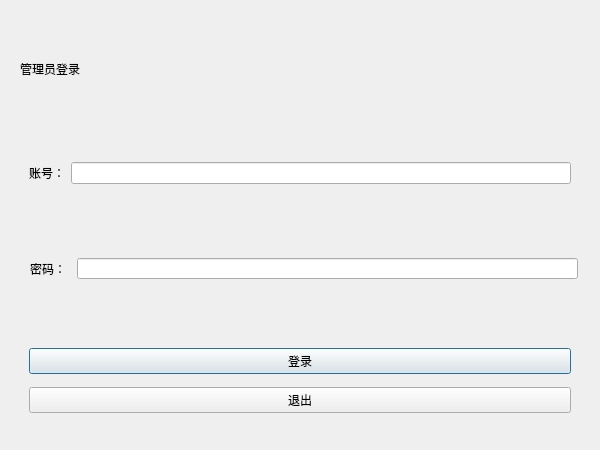
<?xml version="1.0" encoding="UTF-8"?>
<ui version="4.0">
 <class>AdminLogin</class>
 <widget class="QDialog" name="AdminLogin">
  <property name="geometry">
   <rect>
    <x>0</x>
    <y>0</y>
    <width>600</width>
    <height>450</height>
   </rect>
  </property>
  <property name="mouseTracking">
   <bool>true</bool>
  </property>
  <property name="windowTitle">
   <string>管理员登录</string>
  </property>
  <layout class="QVBoxLayout" name="verticalLayout_3">
   <item>
    <widget class="QWidget" name="widget" native="true">
     <layout class="QVBoxLayout" name="verticalLayout">
      <item>
       <widget class="QLabel" name="label_4">
        <property name="text">
         <string>管理员登录</string>
        </property>
        <property name="scaledContents">
         <bool>true</bool>
        </property>
       </widget>
      </item>
      <item>
       <widget class="QWidget" name="widget_2" native="true">
        <layout class="QHBoxLayout" name="horizontalLayout">
         <item>
          <widget class="QLabel" name="label">
           <property name="text">
            <string>账号：</string>
           </property>
          </widget>
         </item>
         <item>
          <widget class="QLineEdit" name="lineEdit"/>
         </item>
        </layout>
       </widget>
      </item>
      <item>
       <widget class="QWidget" name="widget_4" native="true">
        <widget class="QLabel" name="label_2">
         <property name="geometry">
          <rect>
           <x>10</x>
           <y>0</y>
           <width>72</width>
           <height>81</height>
          </rect>
         </property>
         <property name="text">
          <string>密码：</string>
         </property>
        </widget>
        <widget class="QLineEdit" name="lineEdit_2">
         <property name="geometry">
          <rect>
           <x>57</x>
           <y>30</y>
           <width>501</width>
           <height>21</height>
          </rect>
         </property>
        </widget>
       </widget>
      </item>
      <item>
       <widget class="QWidget" name="widget_5" native="true">
        <layout class="QVBoxLayout" name="verticalLayout_2">
         <item>
          <widget class="QPushButton" name="login">
           <property name="text">
            <string>登录</string>
           </property>
          </widget>
         </item>
         <item>
          <widget class="QPushButton" name="exit">
           <property name="text">
            <string>退出</string>
           </property>
          </widget>
         </item>
        </layout>
       </widget>
      </item>
     </layout>
    </widget>
   </item>
  </layout>
 </widget>
 <resources/>
 <connections/>
</ui>
